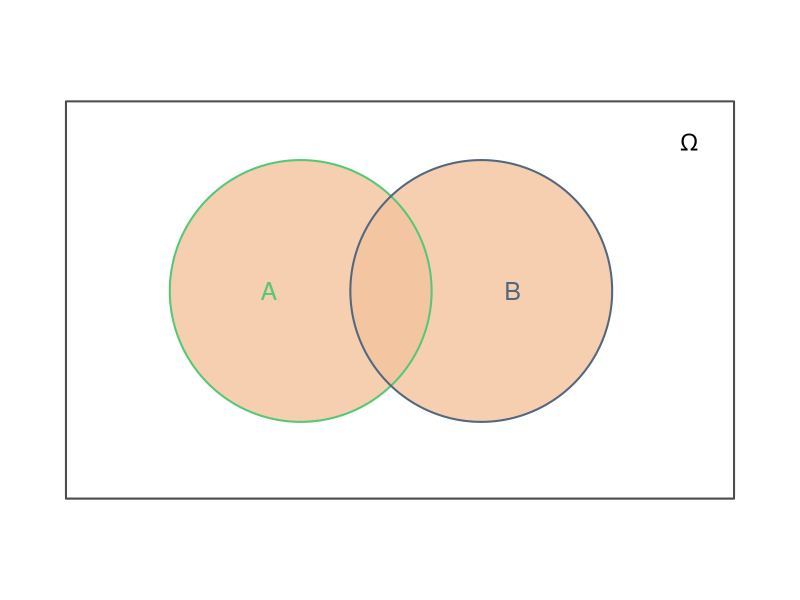
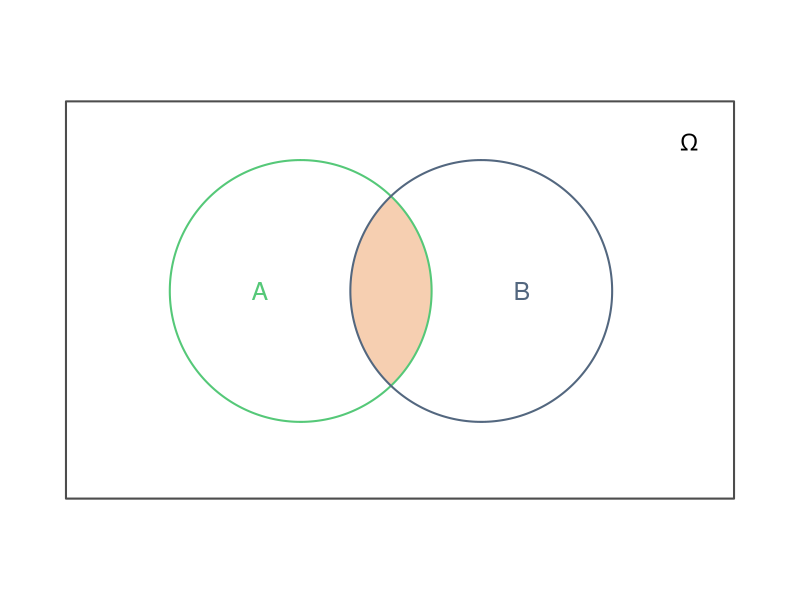
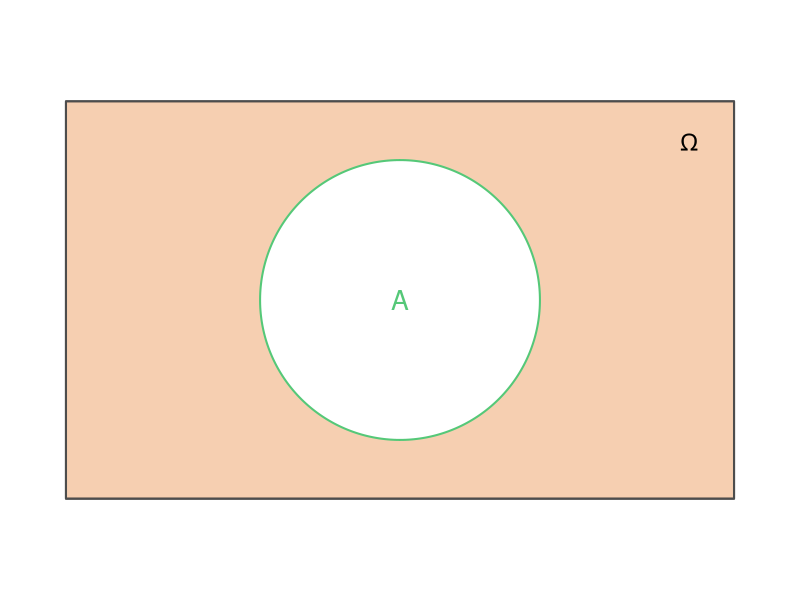
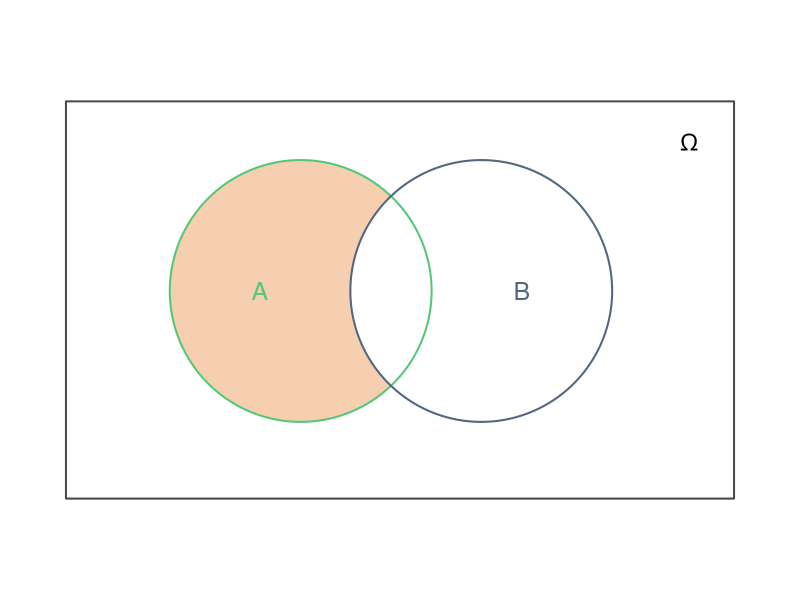
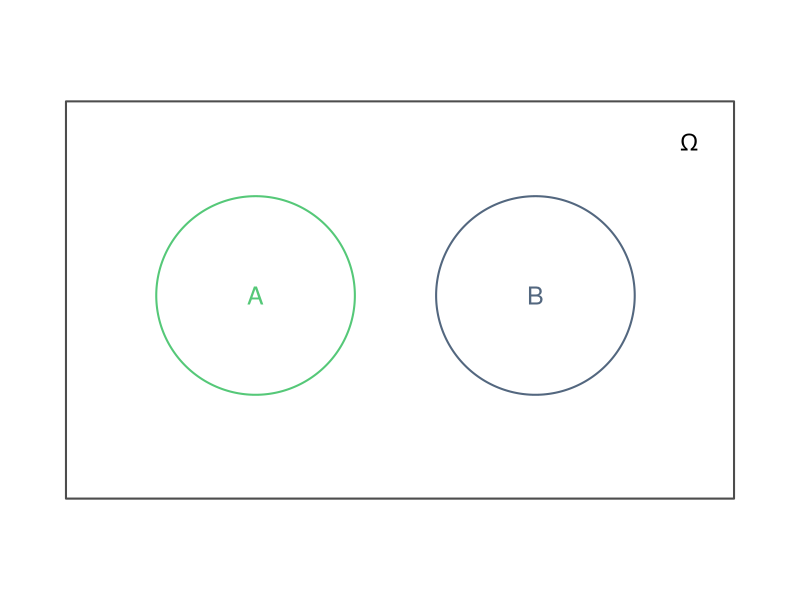
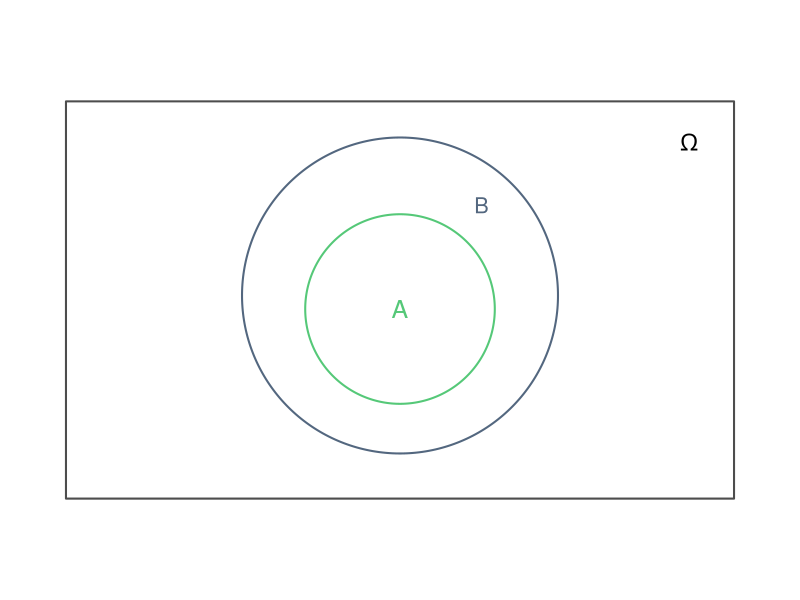
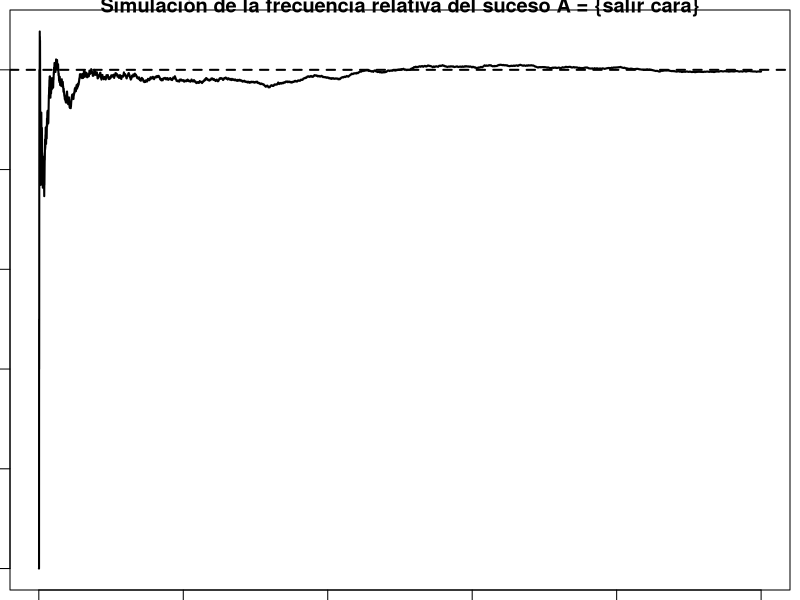

Generate these figures, in order, with R:
## ---- chunk 1
#| label: funcion-diagramas-venn
#| include: false

circulo <- function(cx, cy, r, n = 300) {
  theta <- seq(0, 2*pi, length.out = n)
  data.frame(
    x = cx + r*cos(theta),
    y = cy + r*sin(theta)
  )
}

dibuja_base <- function() {
  par(mar = c(0.5, 0.5, 0.5, 0.5))
  
  plot(NA, xlim = c(0, 8), ylim = c(0, 5),
       asp = 1, axes = FALSE, xlab = "", ylab = "", bty = "n")
  
  rect(0.3, 0.3, 7.7, 4.7, border = "gray30", lwd = 2)
  text(7.2, 4.25, expression(Omega), cex = 1.4)
}

rellena_circulo <- function(cx, cy, r, col) {
  c <- circulo(cx, cy, r)
  polygon(c$x, c$y, col = col, border = NA)
}

dibuja_circulo <- function(cx, cy, r, col = "black", lwd = 2) {
  c <- circulo(cx, cy, r)
  lines(c$x, c$y, col = col, lwd = lwd)
}

rellena_interseccion <- function(xA, yA, rA, xB, yB, rB, col) {
  # Esta función está pensada para dos circunferencias del mismo radio
  # y con los centros sobre la misma horizontal.
  
  d <- abs(xB - xA)
  alpha <- acos(d / (2*rA))
  
  arco_A <- seq(-alpha, alpha, length.out = 200)
  arco_B <- seq(pi - alpha, pi + alpha, length.out = 200)
  
  x <- c(xA + rA*cos(arco_A), xB + rB*cos(arco_B))
  y <- c(yA + rA*sin(arco_A), yB + rB*sin(arco_B))
  
  polygon(x, y, col = col, border = NA)
}

dibuja_venn <- function(tipo = c("union", "interseccion", "complementario",
                                 "diferencia", "incompatibles", "inclusion")) {
  
  tipo <- match.arg(tipo)
  
  verde <- "#55c878"
  azul  <- "#53677f"
  relleno <- "#f3c39d"
  relleno_suave <- adjustcolor(relleno, alpha.f = 0.8)
  
  dibuja_base()
  
  if (tipo == "union") {
    
    rellena_circulo(2.9, 2.6, 1.45, relleno_suave)
    rellena_circulo(4.9, 2.6, 1.45, relleno_suave)
    
    dibuja_circulo(2.9, 2.6, 1.45, verde)
    dibuja_circulo(4.9, 2.6, 1.45, azul)
    
    text(2.55, 2.6, "A", col = verde, cex = 1.5)
    text(5.25, 2.6, "B", col = azul, cex = 1.5)
  }
  
  if (tipo == "interseccion") {
    
    rellena_interseccion(2.9, 2.6, 1.45, 4.9, 2.6, 1.45, relleno_suave)
    
    dibuja_circulo(2.9, 2.6, 1.45, verde)
    dibuja_circulo(4.9, 2.6, 1.45, azul)
    
    text(2.45, 2.6, "A", col = verde, cex = 1.5)
    text(5.35, 2.6, "B", col = azul, cex = 1.5)
  }
  
  if (tipo == "complementario") {
    
    rect(0.3, 0.3, 7.7, 4.7, col = relleno_suave, border = NA)
    
    rellena_circulo(4, 2.5, 1.55, "white")
    
    rect(0.3, 0.3, 7.7, 4.7, border = "gray30", lwd = 2)
    dibuja_circulo(4, 2.5, 1.55, verde)
    
    text(4, 2.5, "A", col = verde, cex = 1.6)
    text(7.2, 4.25, expression(Omega), cex = 1.4)
  }
  
  if (tipo == "diferencia") {
    
    rellena_circulo(2.9, 2.6, 1.45, relleno_suave)
    rellena_circulo(4.9, 2.6, 1.45, "white")
    
    dibuja_circulo(2.9, 2.6, 1.45, verde)
    dibuja_circulo(4.9, 2.6, 1.45, azul)
    
    text(2.45, 2.6, "A", col = verde, cex = 1.5)
    text(5.35, 2.6, "B", col = azul, cex = 1.5)
  }
  
  if (tipo == "incompatibles") {
    
    dibuja_circulo(2.4, 2.55, 1.1, verde)
    dibuja_circulo(5.5, 2.55, 1.1, azul)
    
    text(2.4, 2.55, "A", col = verde, cex = 1.5)
    text(5.5, 2.55, "B", col = azul, cex = 1.5)
  }
  
  if (tipo == "inclusion") {
    
    dibuja_circulo(4, 2.55, 1.75, azul)
    dibuja_circulo(4, 2.4, 1.05, verde)
    
    text(4, 2.4, "A", col = verde, cex = 1.5)
    text(4.9, 3.55, "B", col = azul, cex = 1.3)
  }
}
## ---- chunk 2
#| echo: false
#| warning: false
#| message: false
#| fig-width: 5
#| fig-height: 3.2
#| fig-align: center

dibuja_venn("union")
## ---- chunk 3
#| echo: false
#| warning: false
#| message: false
#| fig-width: 5
#| fig-height: 3.2
#| fig-align: center

dibuja_venn("interseccion")
## ---- chunk 4
#| echo: false
#| warning: false
#| message: false
#| fig-width: 5
#| fig-height: 3.2
#| fig-align: center

dibuja_venn("complementario")
## ---- chunk 5
#| echo: false
#| warning: false
#| message: false
#| fig-width: 5
#| fig-height: 3.2
#| fig-align: center

dibuja_venn("diferencia")
## ---- chunk 6
#| echo: false
#| warning: false
#| message: false
#| fig-width: 5
#| fig-height: 3.2
#| fig-align: center

dibuja_venn("incompatibles")
## ---- chunk 7
#| echo: false
#| warning: false
#| message: false
#| fig-width: 5
#| fig-height: 3.2
#| fig-align: center

dibuja_venn("inclusion")
## ---- chunk 8
#| echo: false
#| warning: false
#| message: false
#| fig-width: 7
#| fig-height: 4.5
#| fig-align: center

set.seed(123)

N <- 10000
lanzamientos <- sample(c(0,1), size = N, replace = TRUE)   # 1 = cara, 0 = cruz
frecuencia_relativa <- cumsum(lanzamientos) / seq_len(N)

plot(seq_len(N), frecuencia_relativa, type = "l", lwd = 2,
     xlab = "Número de lanzamientos",
     ylab = "Frecuencia relativa de caras",
     main = "Simulación de la frecuencia relativa del suceso A = {salir cara}")
abline(h = 0.5, lty = 2, lwd = 2)
## ---- chunk 9
#| echo: false
#| warning: false
#| message: false

n_muestra <- c(10, 100, 1000, 10000)
tabla_freq <- data.frame(
  `Número de lanzamientos` = n_muestra,
  `Número de caras` = cumsum(lanzamientos)[n_muestra],
  `Frecuencia relativa` = round(frecuencia_relativa[n_muestra], 4)
)

knitr::kable(tabla_freq)
